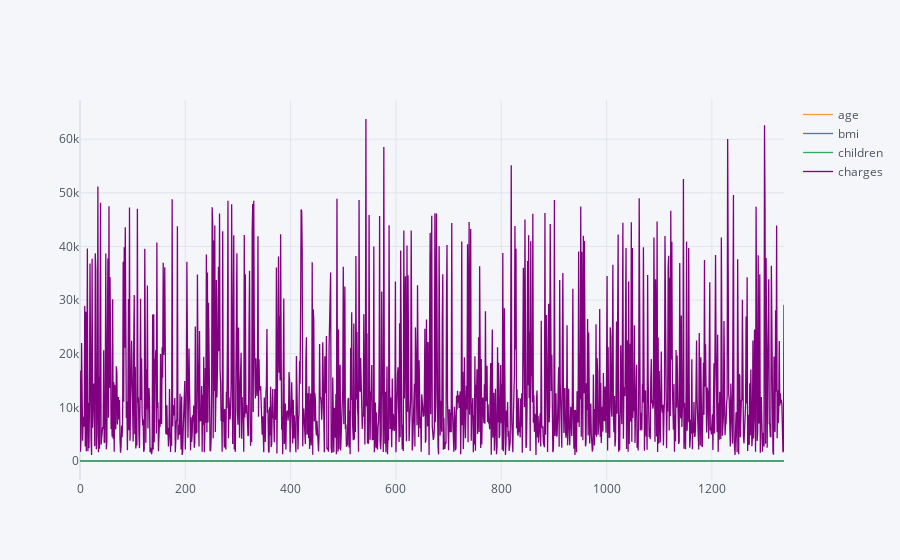

The code cell stored with this chart in its notebook:
### Markdown cell above
## Info- Healthy range of bmi is 18.5 to 24.9.

### Code cell
dataset2 = data[["age", "bmi", "children","charges"]]
dataset2.iplot()

### Figure 1 — Plotly figure (JSON) as saved in the notebook; plotly's stock layout.template omitted (floating-point values rounded to 4 significant figures; data arrays with more than 128 entries replaced by an {"elided": "..."} marker saying what was removed)
{"data": [{"line": {"color": "rgba(255, 153, 51, 1.0)", "dash": "solid", "shape": "linear", "width": 1.3}, "mode": "lines", "name": "age", "text": "", "type": "scatter", "x": {"elided": "1338 int values"}, "y": {"elided": "1338 int values"}}, {"line": {"color": "rgba(55, 128, 191, 1.0)", "dash": "solid", "shape": "linear", "width": 1.3}, "mode": "lines", "name": "bmi", "text": "", "type": "scatter", "x": {"elided": "1338 int values"}, "y": {"elided": "1338 float values"}}, {"line": {"color": "rgba(50, 171, 96, 1.0)", "dash": "solid", "shape": "linear", "width": 1.3}, "mode": "lines", "name": "children", "text": "", "type": "scatter", "x": {"elided": "1338 int values"}, "y": {"elided": "1338 int values"}}, {"line": {"color": "rgba(128, 0, 128, 1.0)", "dash": "solid", "shape": "linear", "width": 1.3}, "mode": "lines", "name": "charges", "text": "", "type": "scatter", "x": {"elided": "1338 int values"}, "y": {"elided": "1338 float values"}}], "layout": {"legend": {"bgcolor": "#F5F6F9", "font": {"color": "#4D5663"}}, "paper_bgcolor": "#F5F6F9", "plot_bgcolor": "#F5F6F9", "title": {"font": {"color": "#4D5663"}}, "xaxis": {"gridcolor": "#E1E5ED", "showgrid": true, "tickfont": {"color": "#4D5663"}, "title": {"font": {"color": "#4D5663"}, "text": ""}, "zerolinecolor": "#E1E5ED"}, "yaxis": {"gridcolor": "#E1E5ED", "showgrid": true, "tickfont": {"color": "#4D5663"}, "title": {"font": {"color": "#4D5663"}, "text": ""}, "zerolinecolor": "#E1E5ED"}}}
